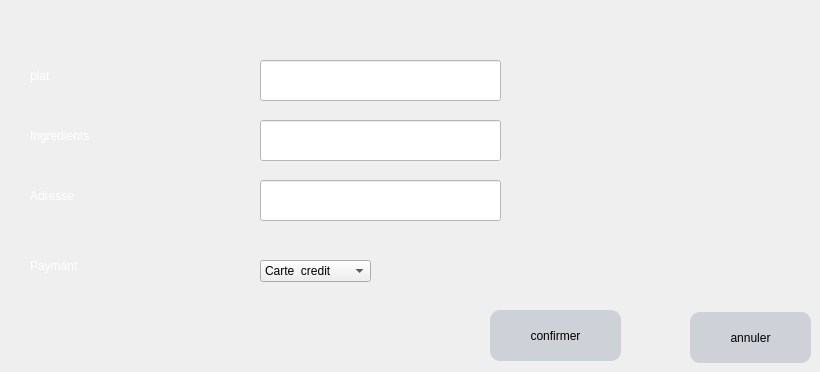
      <widget class="QWidget" name="tab_3">
       <attribute name="title">
        <string>Ajouter</string>
       </attribute>
       <widget class="QLabel" name="label_4">
        <property name="geometry">
         <rect>
          <x>30</x>
          <y>60</y>
          <width>181</width>
          <height>31</height>
         </rect>
        </property>
        <property name="styleSheet">
         <string notr="true">font: 87 italic 12pt &quot;Segoe UI Black&quot;;
color: rgb(255, 255, 255);</string>
        </property>
        <property name="text">
         <string>plat</string>
        </property>
       </widget>
       <widget class="QLabel" name="label_9">
        <property name="geometry">
         <rect>
          <x>30</x>
          <y>180</y>
          <width>181</width>
          <height>31</height>
         </rect>
        </property>
        <property name="styleSheet">
         <string notr="true">font: 87 italic 12pt &quot;Segoe UI Black&quot;;
color: rgb(255, 255, 255);</string>
        </property>
        <property name="text">
         <string>Adresse</string>
        </property>
       </widget>
       <widget class="QLineEdit" name="lineEdit_3">
        <property name="geometry">
         <rect>
          <x>260</x>
          <y>60</y>
          <width>241</width>
          <height>41</height>
         </rect>
        </property>
        <property name="styleSheet">
         <string notr="true">background-color: rgb(255, 255, 255);
font: 75 10pt &quot;MS Shell Dlg 2&quot;;
font: 12pt &quot;MS Shell Dlg 2&quot;;
color: rgb(255, 255, 255);
background-color: rgb(255, 255, 255);</string>
        </property>
       </widget>
       <widget class="QLabel" name="label_10">
        <property name="geometry">
         <rect>
          <x>30</x>
          <y>120</y>
          <width>181</width>
          <height>31</height>
         </rect>
        </property>
        <property name="styleSheet">
         <string notr="true">font: 87 italic 12pt &quot;Segoe UI Black&quot;;
color: rgb(255, 255, 255);</string>
        </property>
        <property name="text">
         <string>Ingredients</string>
        </property>
       </widget>
       <widget class="QLineEdit" name="lineEdit_4">
        <property name="geometry">
         <rect>
          <x>260</x>
          <y>120</y>
          <width>241</width>
          <height>41</height>
         </rect>
        </property>
        <property name="styleSheet">
         <string notr="true">background-color: rgb(255, 255, 255);
font: 12pt &quot;MS Shell Dlg 2&quot;;
color: rgb(255, 255, 255);
background-color: rgb(255, 255, 255);</string>
        </property>
       </widget>
       <widget class="QLineEdit" name="lineEdit_5">
        <property name="geometry">
         <rect>
          <x>260</x>
          <y>180</y>
          <width>241</width>
          <height>41</height>
         </rect>
        </property>
        <property name="styleSheet">
         <string notr="true">background-color: rgb(255, 255, 255);
font: 12pt &quot;MS Shell Dlg 2&quot;;
color: rgb(255, 255, 255);
background-color: rgb(255, 255, 255);</string>
        </property>
       </widget>
       <widget class="QPushButton" name="ajouter2">
        <property name="geometry">
         <rect>
          <x>490</x>
          <y>310</y>
          <width>131</width>
          <height>51</height>
         </rect>
        </property>
        <property name="styleSheet">
         <string notr="true">
QPushButton{
background:#ced1d8;
border-style:outset;
border-radius:10px;
}
QPushButton:pressed{
background-color:rgb(224,0,0);
border-style:inset;}
QPushButton:hover {
    background-color:rgb(5, 255, 0);
    }
</string>
        </property>
        <property name="text">
         <string>confirmer</string>
        </property>
       </widget>
       <widget class="QPushButton" name="pushButton_6">
        <property name="geometry">
         <rect>
          <x>690</x>
          <y>312</y>
          <width>121</width>
          <height>51</height>
         </rect>
        </property>
        <property name="styleSheet">
         <string notr="true">
QPushButton{
background:#ced1d8;
border-style:outset;
border-radius:10px;
}
QPushButton:pressed{
background-color:rgb(224,0,0);
border-style:inset;}
QPushButton:hover {
    background-color:rgb( 255,0, 0);
    }
</string>
        </property>
        <property name="text">
         <string>annuler</string>
        </property>
       </widget>
       <widget class="QComboBox" name="combo1">
        <property name="geometry">
         <rect>
          <x>260</x>
          <y>260</y>
          <width>111</width>
          <height>22</height>
         </rect>
        </property>
        <item>
         <property name="text">
          <string>Carte  credit</string>
         </property>
        </item>
        <item>
         <property name="text">
          <string>Cash</string>
         </property>
        </item>
       </widget>
       <widget class="QLabel" name="label_14">
        <property name="geometry">
         <rect>
          <x>30</x>
          <y>250</y>
          <width>181</width>
          <height>31</height>
         </rect>
        </property>
        <property name="styleSheet">
         <string notr="true">font: 87 italic 12pt &quot;Segoe UI Black&quot;;
color: rgb(255, 255, 255);</string>
        </property>
        <property name="text">
         <string>Paymant</string>
        </property>
       </widget>
       <widget class="QLabel" name="va5">
        <property name="geometry">
         <rect>
          <x>580</x>
          <y>120</y>
          <width>71</width>
          <height>41</height>
         </rect>
        </property>
        <property name="text">
         <string/>
        </property>
       </widget>
       <widget class="QLabel" name="va6">
        <property name="geometry">
         <rect>
          <x>580</x>
          <y>180</y>
          <width>71</width>
          <height>41</height>
         </rect>
        </property>
        <property name="text">
         <string/>
        </property>
       </widget>
       <widget class="QLabel" name="va4">
        <property name="geometry">
         <rect>
          <x>580</x>
          <y>60</y>
          <width>71</width>
          <height>41</height>
         </rect>
        </property>
        <property name="text">
         <string/>
        </property>
       </widget>
      </widget>
